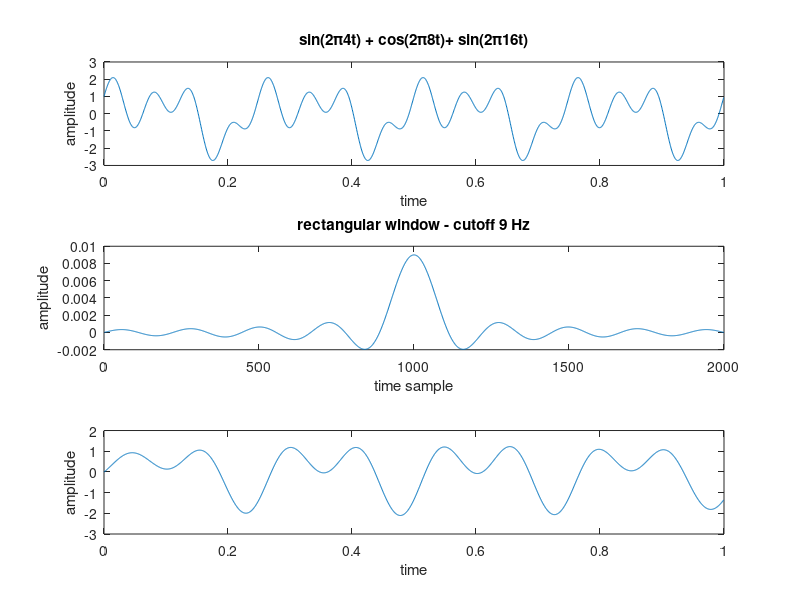

Here is the MATLAB script that generated this plot: (Note: this script raises an error after producing the figure.)
%% - RECTANGULAR WINDOW

fs = 2000; %sampling frequency to generate time domain signal
ts = 1/fs;%1/fs; %increment of time
tmeasure = 1; %measured of time
L = tmeasure/ts; %length of signal vector
time = 0 : ts : tmeasure-ts; %time vector

% Signal
y = sin(2.*pi.*4.*time) + cos(2.*pi.*8.*time)+ sin(2.*pi.*16.*time);

%Window
cut_off_freq = 9;% Tunable as desired 
cut_off_ratio = cut_off_freq/(fs/2); %fs/2 is called Nyquist Frequency
w =  cut_off_ratio*sinc(cut_off_ratio*(-(L/2 - 1):L/2)); %exact definition of rectangular window
filtered = conv(y,w);  %linear convolution cuz it's real vector
subset_filtered = filtered(920:2919); %make sure length of filtered signal equals to length of original signal

% Plot 1
figure(1)

subplot(3,1,1)
plot(time,y) %plot original signal
xlabel('time')
ylabel('amplitude')
title('sin(2\pi4t) + cos(2\pi8t)+ sin(2\pi16t)')

subplot(3,1,2)
plot(w) %plot rectangular window
xlabel('time sample')
ylabel('amplitude')
title('rectangular window - cutoff 9 Hz')

subplot(3,1,3)
plot(time,subset_filtered) %plot filtered signal
xlabel('time')
ylabel('amplitude')

suptitle('Signal Denoising by Convolution in Time Domain')

%compute fft for original signal
Fs = fs;
L = length(y);
signal_fft = fft(y,L)/L;
amplitude_signal = 2*abs(signal_fft(1:(L/2+1)));
frequency_signal = Fs/2*linspace(0,1,L/2+1);

% compute fft for rectangular window
Fs = fs;
L = length(y);
window_fft = fft(subset_filtered,L)/L;
amplitude_window = 2*abs(window_fft(1:(L/2+1)));
frequency_window = Fs/2*linspace(0,1,L/2+1);

% compute Hadamard multiplication (element-wise product) between fft's
filtered_fft = signal_fft.*window_fft;
amplitude_filtered_fft =  4*abs(filtered_fft(1:(L/2+1)));
frequency_filtered_fft = Fs/2*linspace(0,1,L/2+1);

%Plot 2
figure(2)

subplot (3,1,1)
plot(frequency_signal,amplitude_signal)

subplot (3,1,2)
stem(frequency_window,amplitude_window)

subplot (3,1,3)
plot(frequency_filtered_fft,amplitude_filtered_fft)

suptitle('Signal Denoising by Element-Wise Product in Frequency Domain')

%% - GAUSSIAN WINDOW  

fs = 2000; %sampling frequency to generate time domain signal
ts = 1/fs;%1/fs; %increment of time
tmeasure = 1; %measured of time
L = tmeasure/ts; %length of signal vector
time = 0 : ts : tmeasure-ts; %time vector

% Signal
y = sin(2.*pi.*4.*time) + cos(2.*pi.*8.*time)+ sin(2.*pi.*16.*time);

%Window
alpha = 20;
order = 2048;
w =  gausswin(order+1,alpha)'; %matlab definition of gaussian window
filtered = conv(y,w);  %linear convolution cuz it's real vector 
subset_filtered = filtered(1000:2999); %make sure length of filtered signal equals to length of original signal

% Plot 1
figure(1)

subplot(3,1,1)
plot(time,y) %plot original signal
xlabel('time')
ylabel('amplitude')
title('sin(2\pi4t) + cos(2\pi8t)+ sin(2\pi16t)')

subplot(3,1,2)
plot(w) %plot rectangular window
xlabel('time sample')
ylabel('amplitude')
title('gaussian window - alpha 10')

subplot(3,1,3)
plot(time,subset_filtered) %plot filtered signal
xlabel('time')
ylabel('amplitude')

suptitle('Signal Denoising by Convolution in Time Domain')

%compute fft for original signal
Fs = fs;
L = length(y);
signal_fft = fft(y,L)/L;
amplitude_signal = 2*abs(signal_fft(1:(L/2+1)));
frequency_signal = Fs/2*linspace(0,1,L/2+1);

% compute fft for rectangular window
Fs = fs;
L = length(y);
window_fft = fft(subset_filtered,L)/L;
amplitude_window = 2*abs(window_fft(1:(L/2+1)));
frequency_window = Fs/2*linspace(0,1,L/2+1);

% compute Hadamard multiplication (element-wise product) between fft's
filtered_fft = signal_fft.*window_fft;
amplitude_filtered_fft =  4*abs(filtered_fft(1:(L/2+1)));
frequency_filtered_fft = Fs/2*linspace(0,1,L/2+1);

%Plot 2
figure(2)

subplot (3,1,1)
plot(frequency_signal,amplitude_signal)

subplot (3,1,2)
stem(frequency_window,amplitude_window)

subplot (3,1,3)
plot(frequency_filtered_fft,amplitude_filtered_fft)

suptitle('Signal Denoising by Element-Wise Product in Frequency Domain')
